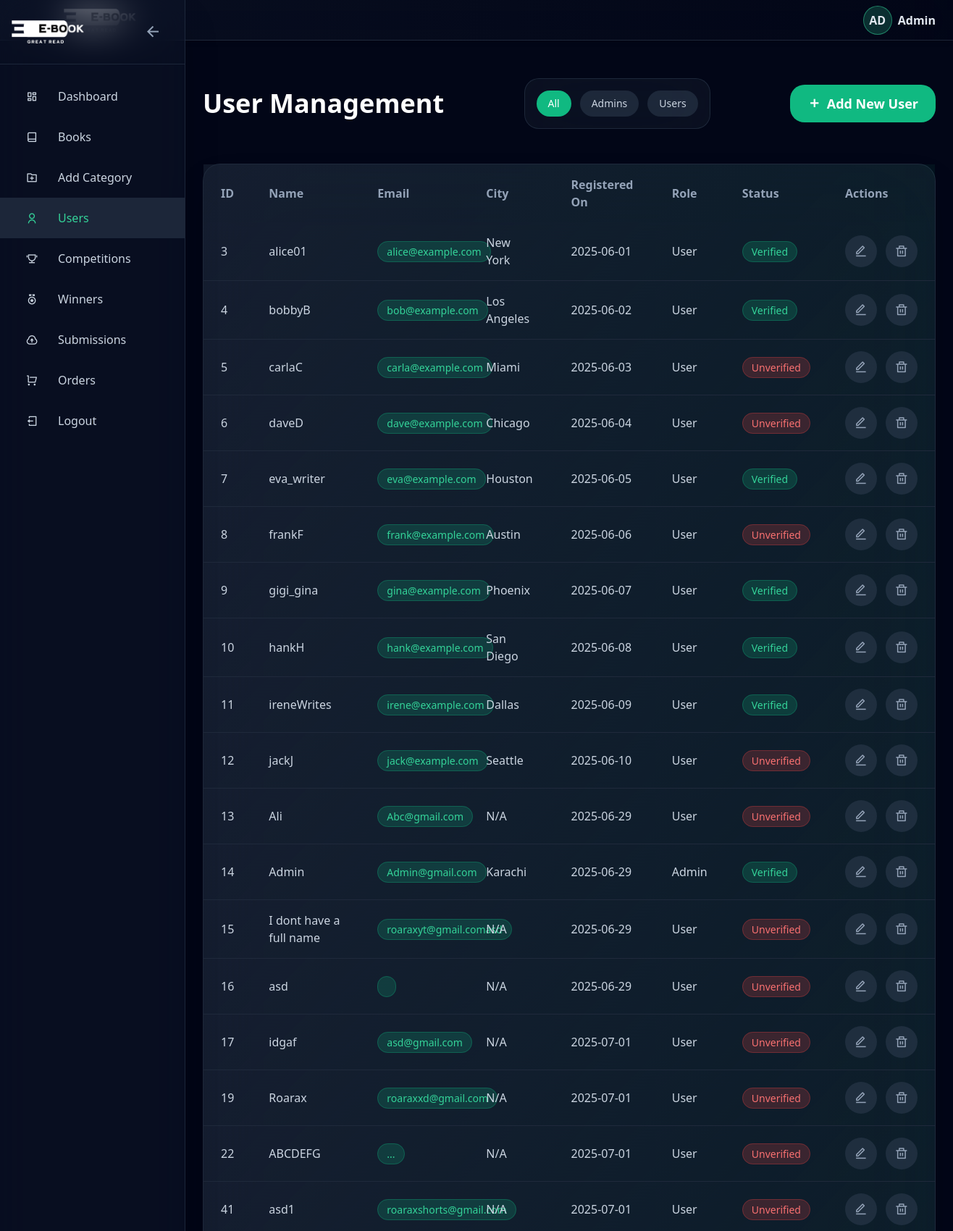
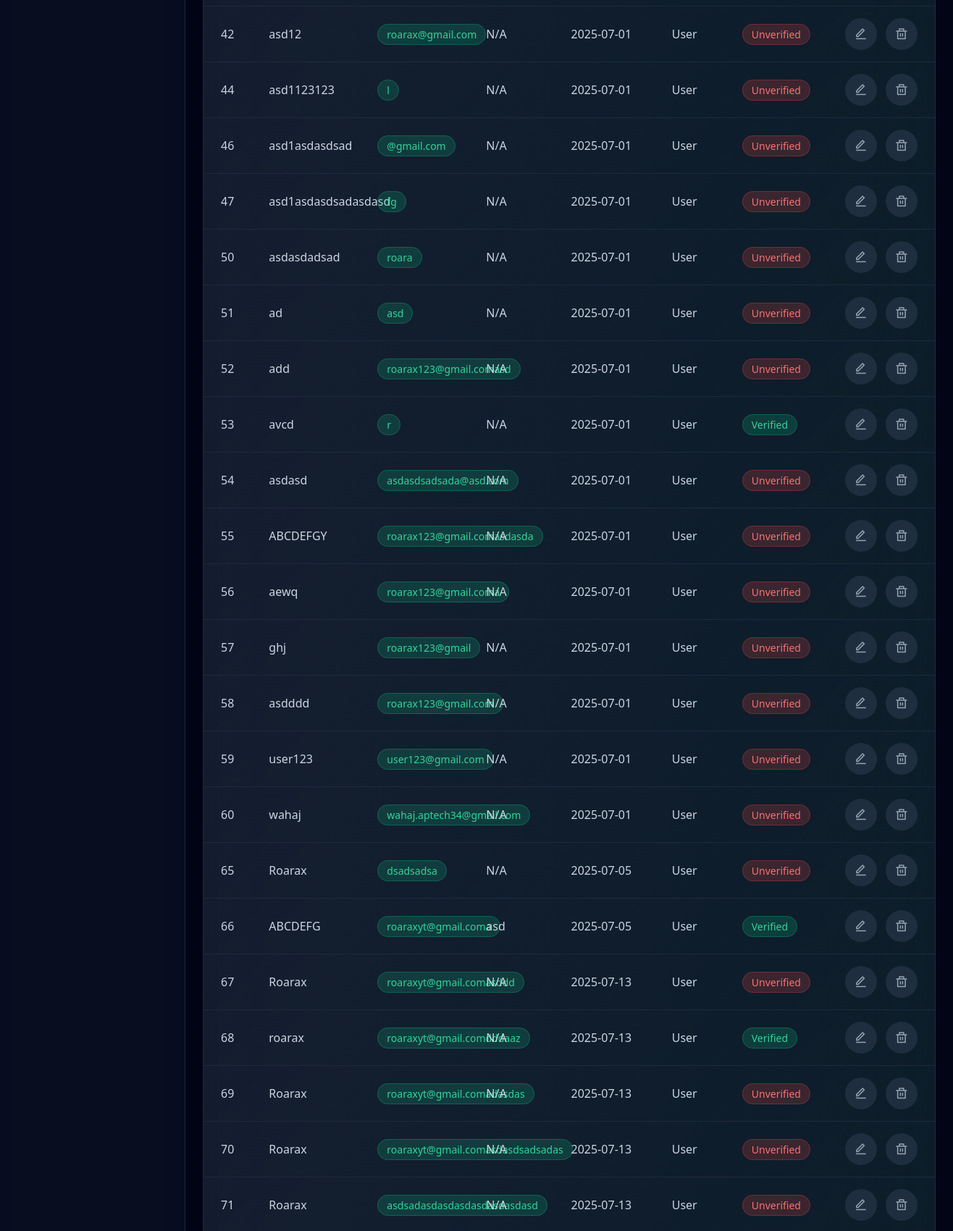
The page /Admin/AdminUser/admin.users.php (signed in, upper part) on the database its author committed (2 pictures, top to bottom).
### tables this page shows
CREATE TABLE `users` (
  `UserID` int(11) NOT NULL,
  `Username` varchar(50) NOT NULL,
  `PasswordHash` varchar(255) NOT NULL,
  `Email` varchar(100) NOT NULL,
  `FullName` varchar(100) DEFAULT NULL,
  `City` varchar(50) DEFAULT NULL,
  `State` varchar(50) DEFAULT NULL,
  `ZipCode` varchar(10) DEFAULT NULL,
  `PhoneNumber` varchar(15) DEFAULT NULL,
  `Verified` tinyint(1) DEFAULT 0,
  `DateRegistered` datetime DEFAULT current_timestamp(),
  `Role` varchar(20) NOT NULL DEFAULT 'User' CHECK (`Role` in ('User','Admin')),
  `token` varchar(64) DEFAULT NULL
);

### Admin/AdminUser/admin.users.php (the view, shortened to what this page needs)
<?php
include "../Components/checkifadmin.php";
?>
<!DOCTYPE html>
<html lang="en">
<head>
    <script src="https://cdn.tailwindcss.com/3.4.16"></script>
    <link rel="stylesheet" href="https://cdnjs.cloudflare.com/ajax/libs/remixicon/4.6.0/remixicon.min.css">
</head>
<body class="bg-slate-950 text-white font-inter">
    <div class="flex min-h-screen">
        <?php include "../Components/sider.php"; ?>
        <main id="main-content" class="ml-20 sm:ml-64 min-h-screen flex-1 transition-all duration-300">
            <div class="pt-20 sm:pt-24 p-4 sm:p-6 relative">
                <div id="users-page" class="page active container mx-auto">
                    <div class="flex flex-col sm:flex-row items-center justify-between mb-8 sm:mb-12 mt-3 gap-4 scroll-animate">
                        <h1 class="text-3xl sm:text-4xl font-black text-white">User Management</h1>
                        <div class="flex flex-wrap gap-2 sm:gap-3 p-4 bg-slate-800/30 backdrop-blur-2xl border border-slate-700/50 rounded-xl" id="roleFilter">
                            <button onclick="filterUsers(this, 'all')" class="filter-btn px-4 py-2 bg-emerald-500 text-white rounded-full text-sm font-medium hover:bg-emerald-600 active:bg-emerald-700 transition-colors duration-200 focus:outline-none focus:ring-2 focus:ring-emerald-500 focus:ring-offset-2">All</button>
                            <button onclick="filterUsers(this, 'Admin')" class="filter-btn px-4 py-2 bg-slate-700/50 text-slate-300 rounded-full text-sm font-medium hover:bg-slate-600 active:bg-slate-700 transition-colors duration-200 focus:outline-none focus:ring-2 focus:ring-emerald-500 focus:ring-offset-2">Admins</button>
                            <button onclick="filterUsers(this, 'User')" class="filter-btn px-4 py-2 bg-slate-700/50 text-slate-300 rounded-full text-sm font-medium hover:bg-slate-600 active:bg-slate-700 transition-colors duration-200 focus:outline-none focus:ring-2 focus:ring-emerald-500 focus:ring-offset-2">Users</button>
                        </div>
                        <a href="newuser.php" class="group relative overflow-hidden bg-emerald-500 hover:bg-emerald-600 text-white px-4 sm:px-6 py-2 sm:py-3 text-base sm:text-lg font-semibold rounded-xl transition-all duration-300 hover:scale-105 inline-flex items-center">
                            <span class="relative z-10 flex items-center">
                                <i class="ri-add-line mr-2"></i>
                                Add New User
                            </span>
                        </a>
                    </div>
                    <div class="backdrop-blur-3xl bg-slate-800/40 border border-slate-700/50 rounded-2xl shadow-2xl hover:shadow-emerald-500/20 transition-all duration-500 scroll-animate">
                        <div class="overflow-x-auto overflow-y-hidden">
                            <table class="w-full table-responsive">
                                <thead>
                                    <tr class="text-left text-sm sm:text-base text-slate-400 bg-slate-800/20">
                                        <th class="px-4 sm:px-6 py-3 sm:py-4 font-semibold">ID</th>
                                        <th class="px-4 sm:px-6 py-3 sm:py-4 font-semibold user-name">Name</th>
                                        <th class="px-4 sm:px-6 py-3 sm:py-4 font-semibold user-email">Email</th>
                                        <th class="px-4 sm:px-6 py-3 sm:py-4 font-semibold hidden sm:table-cell">City</th>
                                        <th class="px-4 sm:px-6 py-3 sm:py-4 font-semibold hidden sm:table-cell">Registered On</th>
                                        <th class="px-4 sm:px-6 py-3 sm:py-4 font-semibold">Role</th>
                                        <th class="px-4 sm:px-6 py-3 sm:py-4 font-semibold">Status</th>
                                        <th class="px-4 sm:px-6 py-3 sm:py-4 font-semibold">Actions</th>
                                    </tr>
                                </thead>
                                <tbody>
                                    <?php
                                    $sql = "SELECT * FROM users";
                                    $data = $conn->query($sql);
                                    if (!$data) {
                                        error_log("Users query failed: " . $conn->error);
                                        echo "<tr><td colspan='8' class='px-4 sm:px-6 py-4 text-center text-slate-400'>Error fetching data: " . htmlspecialchars($conn->error) . "</td></tr>";
                                    } elseif ($data->num_rows > 0) {
                                        while ($rows = $data->fetch_assoc()) {
                                    ?>
                                    <tr class="border-b border-slate-700/50 hover:bg-slate-700/30 transition-all duration-300 scroll-animate user-row" data-role="<?php echo htmlspecialchars($rows['Role']); ?>">
                                        <td class="px-4 sm:px-6 py-3 sm:py-4 text-base text-slate-300" data-label="ID"><?php echo htmlspecialchars($rows['UserID']); ?></td>
                                        <td class="px-4 sm:px-6 py-3 sm:py-4 text-base text-slate-300 user-name" data-label="Name"><?php echo htmlspecialchars($rows['Username']); ?></td>
                                        <td class="px-4 sm:px-6 py-3 sm:py-4 text-base text-slate-300 user-email" data-label="Email">
                                            <span class="text-sm font-medium px-3 py-1 bg-emerald-500/20 text-emerald-400 border border-emerald-500/30 rounded-full"><?php echo htmlspecialchars($rows['Email']); ?></span>
                                        </td>
                                        <td class="px-4 sm:px-6 py-3 sm:py-4 text-base text-slate-300 hidden sm:table-cell" data-label="City"><?php echo htmlspecialchars($rows['City'] ?? 'N/A'); ?></td>
                                        <td class="px-4 sm:px-6 py-3 sm:py-4 text-base text-slate-300 hidden sm:table-cell" data-label="Registered On"><?php echo date('Y-m-d', strtotime($rows['DateRegistered'])); ?></td>
                                        <td class="px-4 sm:px-6 py-3 sm:py-4 text-base text-slate-300" data-label="Role"><?php echo htmlspecialchars($rows['Role']); ?></td>
                                        <td class="px-4 sm:px-6 py-3 sm:py-4" data-label="Status">
                                            <span class="text-sm font-medium px-3 py-1 <?php echo ($rows['Verified'] == 0) ? 'bg-red-500/20 text-red-400 border border-red-500/30' : 'bg-emerald-500/20 text-emerald-400 border border-emerald-500/30'; ?> rounded-full">
                                                <?php echo ($rows['Verified'] == 0) ? 'Unverified' : 'Verified'; ?>
                                            </span>
                                        </td>
                                        <td class="px-4 sm:px-6 py-3 sm:py-4" data-label="Actions">
                                            <div class="flex items-center gap-3">
                                                <a href="userupdate.php?id=<?php echo htmlspecialchars($rows['UserID']); ?>" class="action-btn w-12 h-12 flex items-center justify-center text-slate-400 hover:bg-slate-700/50 hover:text-emerald-400 rounded-full transition-all duration-300">
                                                    <i class="ri-edit-line text-lg"></i>
                                                </a>
                                                <a href="userdelete.php?id=<?php echo htmlspecialchars($rows['UserID']); ?>" class="action-btn w-12 h-12 flex items-center justify-center text-slate-400 hover:bg-slate-700/50 hover:text-red-400 rounded-full transition-all duration-300">
                                                    <i class="ri-delete-bin-line text-lg"></i>
                                                </a>
                                            </div>
                                        </td>
                                    </tr>
                                    <?php
                                        }
                                    } else {
                                        echo "<tr><td colspan='8' class='px-4 sm:px-6 py-4 text-center text-slate-400'>No users found.</td></tr>";
                                    }
                                    ?>
                                </tbody>
                            </table>
                        </div>
                    </div>
                </div>
            </div>
        </main>
    </div>
</body>
</html>

### Admin/AdminUser/admin.users.php (style rules this page uses)
* { box-sizing: border-box; }
.scroll-animate { opacity: 0; transform: translateY(20px); transition: all 0.6s ease-out; }
.scroll-animate.visible { opacity: 1; transform: translateY(0); }
#sidebar:not(.collapsed) ~ #main-content { margin-left: 16rem; }
.table-responsive { width: 100%; max-width: 100%; overflow-x: hidden; }
.table-responsive tr { background: linear-gradient(135deg, rgba(30, 41, 59, 0.5), rgba(4, 120, 87, 0.1)); transition: all 0.3s ease; }
.table-responsive .action-btn { background: rgba(51, 65, 85, 0.5); transition: all 0.3s ease; }
@media (min-width: 1024px) { .table-responsive { overflow-x: hidden; width: 100%; max-width: 100%; } }
@media (min-width: 1024px) { .table-responsive th, .table-responsive td { font-size: 1rem; padding: 1rem 1.5rem; vertical-align: middle; } }
@media (min-width: 1024px) { .table-responsive .user-name, .table-responsive .user-email { max-width: 150px; } }
@media (min-width: 1024px) { .table-responsive .action-btn { width: 44px; height: 44px; } }

### rows shown on the page
users: UserID "3", Username "alice01", Email "alice@example.com", City "New York", DateRegistered "2025-06-01", Role "User", Verified "Verified"
users: UserID "4", Username "bobbyB", Email "bob@example.com", City "Los Angeles", DateRegistered "2025-06-02", Role "User", Verified "Verified"
users: UserID "5", Username "carlaC", Email "carla@example.com", City "Miami", DateRegistered "2025-06-03", Role "User", Verified "Unverified"
users: UserID "6", Username "daveD", Email "dave@example.com", City "Chicago", DateRegistered "2025-06-04", Role "User", Verified "Unverified"
users: UserID "7", Username "eva_writer", Email "eva@example.com", City "Houston", DateRegistered "2025-06-05", Role "User", Verified "Verified"
users: UserID "8", Username "frankF", Email "frank@example.com", City "Austin", DateRegistered "2025-06-06", Role "User", Verified "Unverified"
users: UserID "9", Username "gigi_gina", Email "gina@example.com", City "Phoenix", DateRegistered "2025-06-07", Role "User", Verified "Verified"
users: UserID "10", Username "hankH", Email "hank@example.com", City "San Diego", DateRegistered "2025-06-08", Role "User", Verified "Verified"
users: UserID "11", Username "ireneWrites", Email "irene@example.com", City "Dallas", DateRegistered "2025-06-09", Role "User", Verified "Verified"
users: UserID "12", Username "jackJ", Email "jack@example.com", City "Seattle", DateRegistered "2025-06-10", Role "User", Verified "Unverified"
users: UserID "13", Username "Ali", Email "Abc@gmail.com", City "N/A", DateRegistered "2025-06-29", Role "User", Verified "Unverified"
users: UserID "14", Username "Admin", Email "Admin@gmail.com", City "Karachi", DateRegistered "2025-06-29", Role "Admin", Verified "Verified"
users: UserID "15", Username "I dont have a full name", Email "roaraxyt@gmail.comasd", City "N/A", DateRegistered "2025-06-29", Role "User", Verified "Unverified"
users: UserID "16", Username "asd", City "N/A", DateRegistered "2025-06-29", Role "User", Verified "Unverified"
users: UserID "17", Username "idgaf", Email "asd@gmail.com", City "N/A", DateRegistered "2025-07-01", Role "User", Verified "Unverified"
users: UserID "19", Username "Roarax", Email "roaraxxd@gmail.com", City "N/A", DateRegistered "2025-07-01", Role "User", Verified "Unverified"
users: UserID "22", Username "ABCDEFG", Email "...", City "N/A", DateRegistered "2025-07-01", Role "User", Verified "Unverified"
users: UserID "41", Username "asd1", Email "roaraxshorts@gmail.com", City "N/A", DateRegistered "2025-07-01", Role "User", Verified "Unverified"
users: UserID "42", Username "asd12", Email "roarax@gmail.com", City "N/A", DateRegistered "2025-07-01", Role "User", Verified "Unverified"
users: UserID "44", Username "asd1123123", Email "l", City "N/A", DateRegistered "2025-07-01", Role "User", Verified "Unverified"
users: UserID "46", Username "asd1asdasdsad", Email "@gmail.com", City "N/A", DateRegistered "2025-07-01", Role "User", Verified "Unverified"
users: UserID "47", Username "asd1asdasdsadasdasd", Email "fg", City "N/A", DateRegistered "2025-07-01", Role "User", Verified "Unverified"
users: UserID "50", Username "asdasdadsad", Email "roara", City "N/A", DateRegistered "2025-07-01", Role "User", Verified "Unverified"
users: UserID "51", Username "ad", Email "asd", City "N/A", DateRegistered "2025-07-01", Role "User", Verified "Unverified"
users: UserID "52", Username "add", Email "roarax123@gmail.comasd", City "N/A", DateRegistered "2025-07-01", Role "User", Verified "Unverified"
users: UserID "53", Username "avcd", Email "r", City "N/A", DateRegistered "2025-07-01", Role "User", Verified "Verified"
users: UserID "54", Username "asdasd", Email "asdasdsadsada@asd.com", City "N/A", DateRegistered "2025-07-01", Role "User", Verified "Unverified"
users: UserID "55", Username "ABCDEFGY", Email "roarax123@gmail.comasdasda", City "N/A", DateRegistered "2025-07-01", Role "User", Verified "Unverified"
users: UserID "56", Username "aewq", Email "roarax123@gmail.coma", City "N/A", DateRegistered "2025-07-01", Role "User", Verified "Unverified"
users: UserID "57", Username "ghj", Email "roarax123@gmail", City "N/A", DateRegistered "2025-07-01", Role "User", Verified "Unverified"
users: UserID "58", Username "asdddd", Email "roarax123@gmail.com", City "N/A", DateRegistered "2025-07-01", Role "User", Verified "Unverified"
users: UserID "59", Username "user123", Email "user123@gmail.com", City "N/A", DateRegistered "2025-07-01", Role "User", Verified "Unverified"
users: UserID "60", Username "wahaj", Email "wahaj.aptech34@gmail.com", City "N/A", DateRegistered "2025-07-01", Role "User", Verified "Unverified"
users: UserID "65", Username "Roarax", Email "dsadsadsa", City "N/A", DateRegistered "2025-07-05", Role "User", Verified "Unverified"
users: UserID "66", Username "ABCDEFG", Email "roaraxyt@gmail.coma", City "asd", DateRegistered "2025-07-05", Role "User", Verified "Verified"
users: UserID "67", Username "Roarax", Email "roaraxyt@gmail.comasddd", City "N/A", DateRegistered "2025-07-13", Role "User", Verified "Unverified"
users: UserID "68", Username "roarax", Email "roaraxyt@gmail.comdddaaz", City "N/A", DateRegistered "2025-07-13", Role "User", Verified "Verified"
users: UserID "69", Username "Roarax", Email "roaraxyt@gmail.comadasdas", City "N/A", DateRegistered "2025-07-13", Role "User", Verified "Unverified"
users: UserID "70", Username "Roarax", Email "roaraxyt@gmail.comasdasdsadsadas", City "N/A", DateRegistered "2025-07-13", Role "User", Verified "Unverified"
users: UserID "71", Username "Roarax", Email "asdsadasdasdasdasdasdasdasd", City "N/A", DateRegistered "2025-07-13", Role "User", Verified "Unverified"

### other values the page prints
substr($_SESSION['user'], 0, 2) "AD"
$_SESSION['user'] "Admin"
